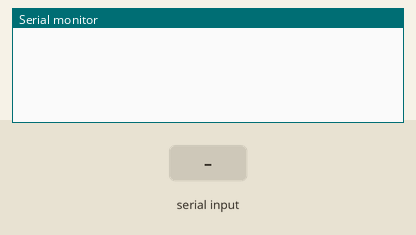
The sketch below on a simulated ESP32. On the bench: the last lines printed to the serial monitor. The inputs (shaded band) are chosen by the test bench. WiFi joins after 1.5 s; servers stay silent unless stated.

Above: at 3.0 s.
3.1 s: "90,45\n" received over the second serial link
At 4.1 s:
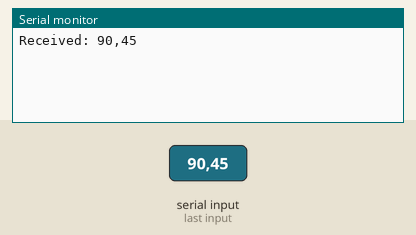
4.6 s: "5\n" received over the second serial link
At 5.3 s:
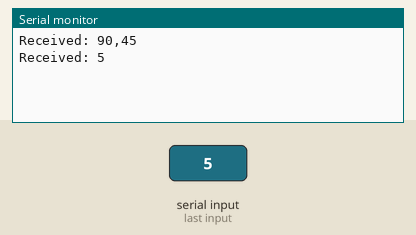
6.1 s: "90,45,200,10\n" received over the second serial link
At 6.4 s:
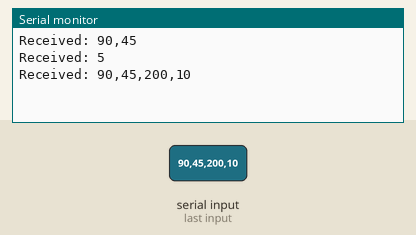

The sketch:

aurdino_for_E_and_W_Monitoring.ino
```cpp
// 🔷 BLYNK CONFIG (MUST BE FIRST)
#define BLYNK_TEMPLATE_ID "TMPL3ILjGwqjZ"
#define BLYNK_TEMPLATE_NAME "AI based Water monitoring System"
#define BLYNK_AUTH_TOKEN "ulzoGVLJ-tNh5XOXHpy9ePF0UqUeM9SP"

#define BLYNK_PRINT Serial

#include <WiFi.h>
#include <BlynkSimpleEsp32.h>

// 🔐 WiFi Credentials
char ssid[] = "RAJASANKARAKUMAR5G";
char pass[] = "Aishu@12345";

// 🔌 Use Serial2 (IMPORTANT FIX)
#define RXD2 16   // GPIO16

void setup() {
  Serial.begin(9600);    // Debug monitor
  Serial2.begin(9600, SERIAL_8N1, RXD2, -1); // Arduino data

  // 🌐 Connect Blynk
  Blynk.begin(BLYNK_AUTH_TOKEN, ssid, pass);
}

void loop() {

  Blynk.run();

  // 📥 Read data from Arduino
  if (Serial2.available() > 0) {

    String data = Serial2.readStringUntil('\n');
    data.trim();

    Serial.print("Received: ");
    Serial.println(data);

    float current = 0, flow = 0, level = 0, temp = 0;

    sscanf(data.c_str(), "%f,%f,%f,%f", &current, &flow, &level, &temp);

    // 🔵 Send LIVE values to Blynk
    Blynk.virtualWrite(V4, current);   // Current
    Blynk.virtualWrite(V2, flow);      // Flow
    Blynk.virtualWrite(V1, level);     // Level
    Blynk.virtualWrite(V3, temp);      // Temperature
  }
}
```

Measured:
- after the input at 3.1 s, the serial monitor: prints a new line at once (image 1)
- after the input at 4.6 s, the serial monitor: prints a new line at once (image 2)
- after the input at 6.1 s, the serial monitor: prints a new line at once (image 3)
